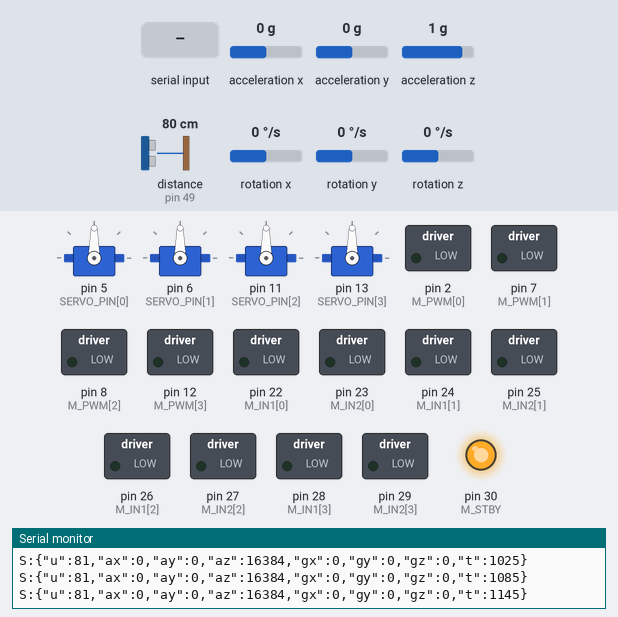
A sketch run on a simulated Arduino Mega 2560, built with avr-gcc and run on an emulated ATmega2560. On the bench: 4 × servo, switched loads named in the sketch (green lamp = pin HIGH), output pins drawn as LEDs (lit = HIGH), the last lines printed to the serial monitor. The inputs (shaded band) are chosen by the test bench; at power-on: distance to the obstacle (sensor on pin 49) 80 cm, acceleration x 0 g, acceleration y 0 g, acceleration z 1 g, rotation x 0 °/s, rotation y 0 °/s, rotation z 0 °/s. The echo pulse lasts 58.3 µs per cm.

Above: at 1.2 s.
1.3 s: distance to the obstacle (sensor on pin 49) set to 2 cm
4.3 s: "PING\n" received over Serial
5.8 s: "STOP\n" received over Serial
7.3 s: distance to the obstacle (sensor on pin 49) set to 35 cm
10.3 s: "MOTORS 90 45 200 10\n" received over Serial
At 10.6 s:
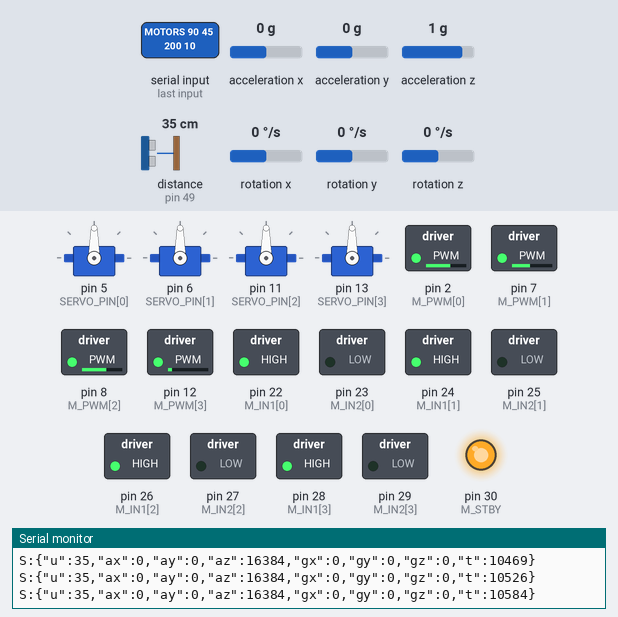
Timing chart, 0 to 13.3 s (numbered marks = the images above; inputs shaded):
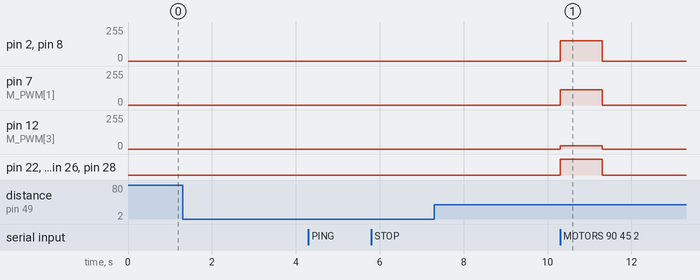

The sketch:

walle_firmware.ino
```cpp
// walle_firmware.ino - WALL-E Mega 2560 firmware v2.4
//
// Hardware :
//   - Mega 2560 REV3
//   - Shield TB6612 4 moteurs Mecanum (a valider visuellement par Brice)
//   - 4 servos : head pan/tilt + bras G/D
//   - 1 HC-SR04 ultrason avant
//   - 1 MPU6050 GY-521 (I2C natif Mega : SDA=D20, SCL=D21)
//
// Protocole serie 115200 baud, line-based '\n' :
//   RECEPTION (commandes Pi -> Mega) :
//     PING                            -> R:PONG
//     SERVO <id> <angle>              -> R:OK | R:ERR:..   (id 0=hpan,1=htilt,2=armL,3=armR)
//     MOTORS <fl> <fr> <bl> <br>      -> R:OK              (chaque -100..100, signed)
//     STOP                            -> R:OK
//     DUTY <0..100>                   -> R:OK              (modifie le duty cap runtime)
//   PUSH (Mega -> Pi) toutes les 50ms (20 Hz) :
//     S:{"u":<cm>,"ax":..,"ay":..,"az":..,"gx":..,"gy":..,"gz":..,"t":<ms>}
//
// Securites :
//   - Watchdog 1s : sans MOTORS ou STOP -> stop auto les 4 moteurs.
//   - Obstacle stop : si ultrason < 15cm ET un moteur en avant -> override stop, push R:OBSTACLE.
//   - Duty cap au boot 60 (debridable via DUTY runtime).
//
// Libs requises (Library Manager IDE Arduino) :
//   - MPU6050 (jrowberg / electroniccats)
//   - I2Cdevlib (auto-installe avec MPU6050)
//   - NewPing (Tim Eckel)

#include <Servo.h>
#include <Wire.h>
#include <I2Cdev.h>
#include <MPU6050.h>
#include <NewPing.h>

// ===== PINOUT (a valider serigraphie shield Brice - Q1 ouvert) =====
// TB6612 4 moteurs : PWM sur timers compatibles Servo.h
// Convention : FL=front-left, FR=front-right, BL=back-left, BR=back-right
const uint8_t M_PWM[4] = { 2,  7,  8, 12};   // FL, FR, BL, BR
const uint8_t M_IN1[4] = {22, 24, 26, 28};
const uint8_t M_IN2[4] = {23, 25, 27, 29};
const uint8_t M_STBY   = 30;

// Servos (Mega supporte jusqu'a 12 servos avec lib Servo standard)
const uint8_t SERVO_PIN[4] = {5, 6, 11, 13};   // hpan, htilt, armL, armR
const uint8_t SERVO_INIT[4] = {90, 90, 90, 90};

// HC-SR04 (digital pur, hors timers Servo)
const uint8_t US_TRIG = 48;
const uint8_t US_ECHO = 49;
const unsigned int US_MAX_CM = 200;

// MPU6050 sur I2C natif Mega : SDA=D20, SCL=D21 (PAS A4/A5)

// ===== ETAT GLOBAL =====
Servo servos[4];
MPU6050 mpu;
NewPing sonar(US_TRIG, US_ECHO, US_MAX_CM);

uint8_t  duty_cap = 60;          // plafond duty 0..100 (boot a 60, modifiable via DUTY)
unsigned long last_motor_cmd_ms = 0;
unsigned long last_push_ms = 0;
const unsigned long WATCHDOG_MS = 1000;
const unsigned long PUSH_PERIOD_MS = 50;     // 20 Hz
const int OBSTACLE_STOP_CM = 15;

int8_t motor_cmd[4] = {0, 0, 0, 0};   // -100..100 dernier ordre

// ===== HELPERS MOTEURS =====
void motorsStandby(bool stby) {
  digitalWrite(M_STBY, stby ? LOW : HIGH);
}

void setMotor(uint8_t idx, int speed) {
  // speed -100..100, applique duty_cap
  speed = constrain(speed, -100, 100);
  bool fwd = (speed >= 0);
  int mag = abs(speed);
  if (mag > duty_cap) mag = duty_cap;
  int pwm = map(mag, 0, 100, 0, 255);
  digitalWrite(M_IN1[idx], fwd ? HIGH : LOW);
  digitalWrite(M_IN2[idx], fwd ? LOW  : HIGH);
  analogWrite(M_PWM[idx], pwm);
}

void allMotorsStop() {
  for (uint8_t i = 0; i < 4; i++) {
    digitalWrite(M_IN1[i], LOW);
    digitalWrite(M_IN2[i], LOW);
    analogWrite(M_PWM[i], 0);
    motor_cmd[i] = 0;
  }
}

// ===== PARSING COMMANDES =====
void handleLine(String line) {
  line.trim();
  if (line.length() == 0) return;

  if (line == "PING") {
    Serial.println("R:PONG");
    return;
  }

  if (line == "STOP") {
    allMotorsStop();
    last_motor_cmd_ms = millis();
    Serial.println("R:OK");
    return;
  }

  if (line.startsWith("SERVO ")) {
    int id, angle;
    if (sscanf(line.c_str(), "SERVO %d %d", &id, &angle) == 2) {
      if (id >= 0 && id < 4 && angle >= 0 && angle <= 180) {
        servos[id].write(angle);
        Serial.println("R:OK");
      } else {
        Serial.println("R:ERR:bounds");
      }
    } else {
      Serial.println("R:ERR:parse");
    }
    return;
  }

  if (line.startsWith("MOTORS ")) {
    int fl, fr, bl, br;
    if (sscanf(line.c_str(), "MOTORS %d %d %d %d", &fl, &fr, &bl, &br) == 4) {
      // securite obstacle : si ultrason < seuil ET un des moteurs avant > 0 -> override
      unsigned int us_cm = sonar.ping_cm();
      bool moving_fwd = (fl > 0) || (fr > 0);
      if (us_cm > 0 && us_cm < OBSTACLE_STOP_CM && moving_fwd) {
        allMotorsStop();
        Serial.println("R:OBSTACLE");
        last_motor_cmd_ms = millis();
        return;
      }
      motor_cmd[0] = fl; motor_cmd[1] = fr;
      motor_cmd[2] = bl; motor_cmd[3] = br;
      setMotor(0, fl); setMotor(1, fr);
      setMotor(2, bl); setMotor(3, br);
      last_motor_cmd_ms = millis();
      Serial.println("R:OK");
    } else {
      Serial.println("R:ERR:parse");
    }
    return;
  }

  if (line.startsWith("DUTY ")) {
    int d;
    if (sscanf(line.c_str(), "DUTY %d", &d) == 1 && d >= 0 && d <= 100) {
      duty_cap = (uint8_t)d;
      Serial.println("R:OK");
    } else {
      Serial.println("R:ERR:bounds");
    }
    return;
  }

  Serial.println("R:ERR:unknown");
}

// ===== PUSH CAPTEURS 20Hz =====
void pushSensors() {
  unsigned int us_cm = sonar.ping_cm();
  int16_t ax, ay, az, gx, gy, gz;
  mpu.getMotion6(&ax, &ay, &az, &gx, &gy, &gz);

  // JSON compact, pas de floats sur Arduino (couteux)
  Serial.print("S:{\"u\":");   Serial.print(us_cm);
  Serial.print(",\"ax\":");    Serial.print(ax);
  Serial.print(",\"ay\":");    Serial.print(ay);
  Serial.print(",\"az\":");    Serial.print(az);
  Serial.print(",\"gx\":");    Serial.print(gx);
  Serial.print(",\"gy\":");    Serial.print(gy);
  Serial.print(",\"gz\":");    Serial.print(gz);
  Serial.print(",\"t\":");     Serial.print(millis());
  Serial.println("}");
}

// ===== SETUP & LOOP =====
void setup() {
  Serial.begin(115200);
  while (!Serial && millis() < 3000) { /* attente USB */ }

  // TB6612
  for (uint8_t i = 0; i < 4; i++) {
    pinMode(M_PWM[i], OUTPUT);
    pinMode(M_IN1[i], OUTPUT);
    pinMode(M_IN2[i], OUTPUT);
  }
  pinMode(M_STBY, OUTPUT);
  motorsStandby(false);     // wake driver
  allMotorsStop();

  // Servos
  for (uint8_t i = 0; i < 4; i++) {
    servos[i].attach(SERVO_PIN[i]);
    servos[i].write(SERVO_INIT[i]);
  }

  // Capteurs
  Wire.begin();
  mpu.initialize();
  // pas d'erreur fatale si MPU absent : on continuera a pousser les zeros
  pinMode(US_TRIG, OUTPUT);
  pinMode(US_ECHO, INPUT);

  Serial.println("R:READY");
  last_motor_cmd_ms = millis();
}

void loop() {
  // 1. lecture serie
  static String buf;
  while (Serial.available()) {
    char c = Serial.read();
    if (c == '\n') {
      handleLine(buf);
      buf = "";
    } else if (c != '\r') {
      buf += c;
      if (buf.length() > 128) buf = "";   // anti-overflow
    }
  }

  // 2. watchdog moteurs
  if (millis() - last_motor_cmd_ms > WATCHDOG_MS) {
    bool any_running = false;
    for (uint8_t i = 0; i < 4; i++) if (motor_cmd[i] != 0) { any_running = true; break; }
    if (any_running) allMotorsStop();
  }

  // 3. push capteurs 20Hz
  if (millis() - last_push_ms >= PUSH_PERIOD_MS) {
    pushSensors();
    last_push_ms = millis();
  }
}
```

Measured:
- after the input at 10.3 s, pin 2 (M_PWM[0]), pin 8 (M_PWM[2]): 0/255 → 153/255 at once, → 0/255 1.0 s later; pin 7 (M_PWM[1]): 0/255 → 114/255 at once, → 0/255 1.0 s later; pin 12 (M_PWM[3]): 0/255 → 25/255 at once, → 0/255 1.0 s later; pin 22 (M_IN1[0]), pin 24 (M_IN1[1]), pin 26 (M_IN1[2]), pin 28 (M_IN1[3]): LOW → HIGH at once, → LOW 1.0 s later
